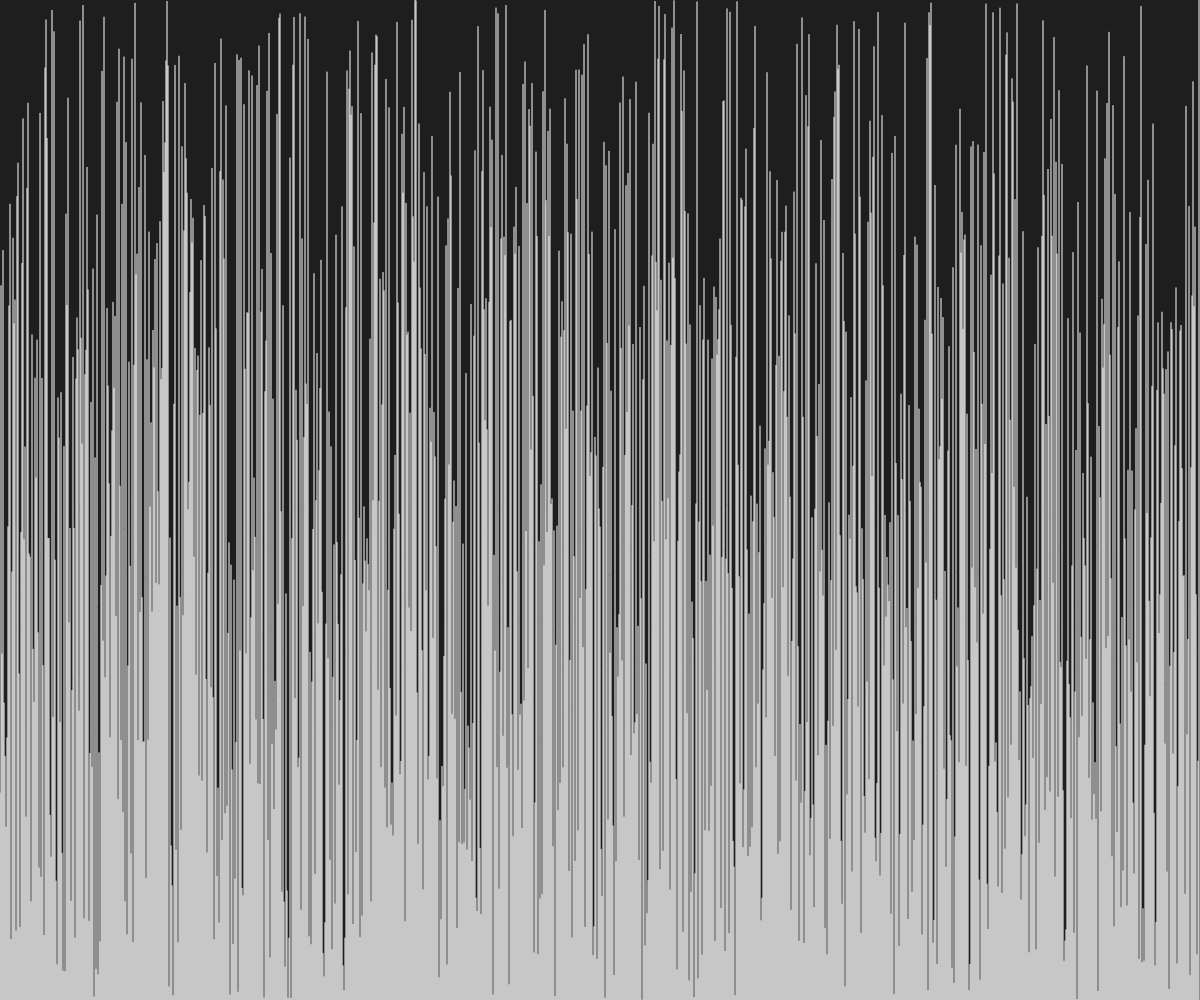
Frame 1 (no input)
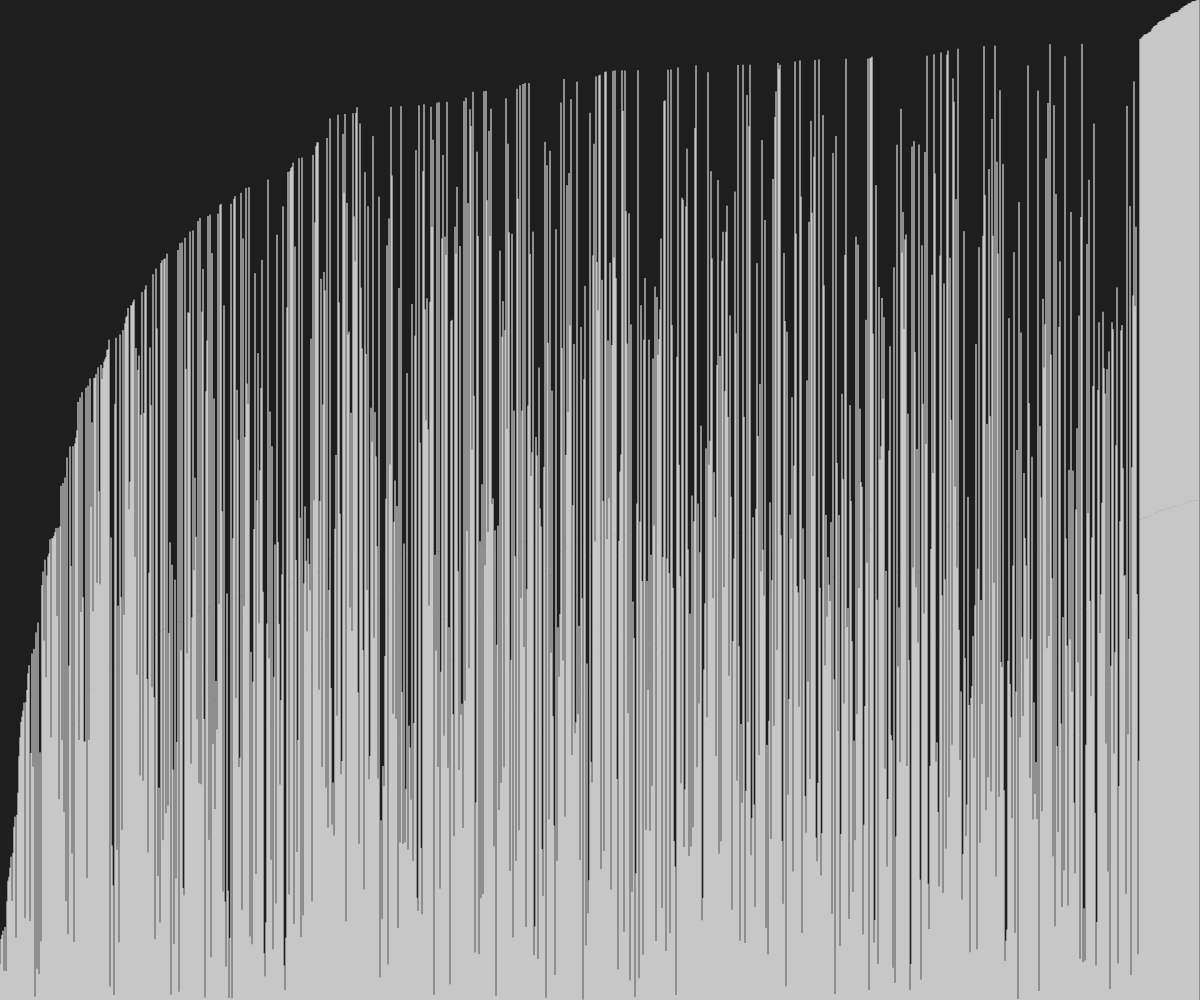
Frame 60 (no input)
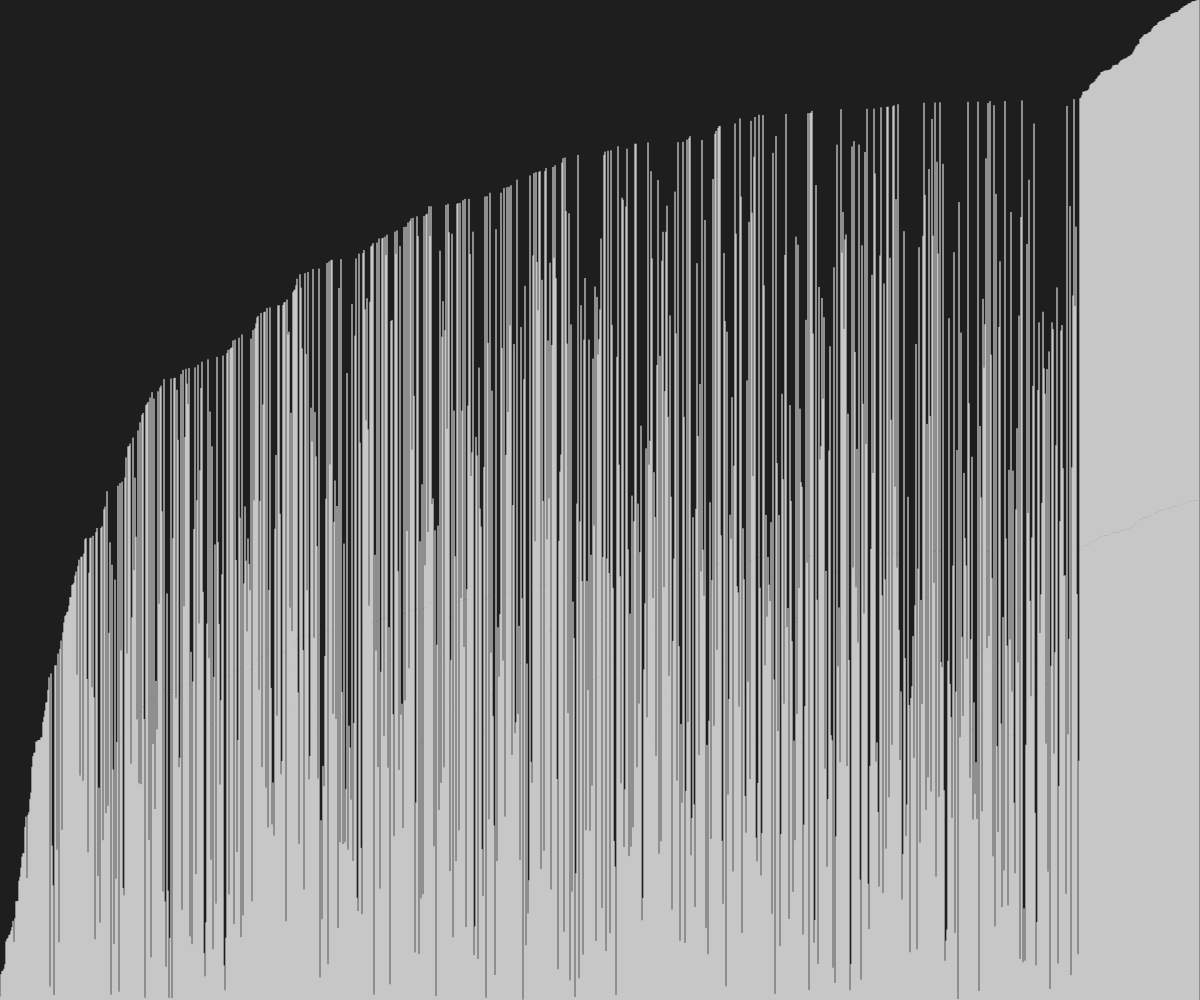
Frame 120 (the mouse pressed at the canvas centre since frame 60)

The p5.js sketch that drew these frames (run headless with seeded random() and noise() and a simulated clock; from frame 60 on, the mouse is pressed at the canvas centre):

// p5.js sketch
// ── sketch.js
let pillars = [];

let i = 0;
let j = 0;

function setup() 
{
  
  createCanvas(windowWidth, windowHeight);
  
  pillars = new Array(width);
  
  for (let i = 0; i < pillars.length; i++) 
    pillars[i] = random(height);
  

}

function draw() 
{
  
  background(30);

  sortPillars();

  for (let i = 0; i < pillars.length; i++) 
  {
    stroke(255);
    line(i, height, i, height - pillars[i]);
  }
  
}



function sortPillars()
{
  
    for (let i = 0; i < 1; i++) 
    {
      for (let i = 0; i < pillars.length; i++) 
      {
        if(pillars[i] > pillars[i+ 1])
        swap(pillars, i, i + 1);
      }
    }
  
  
  /*
   if (i < pillars.length) 
  {
    for (let j = 0; j < pillars.length - i - 1; j++) {
      let a = pillars[j];
      let b = pillars[j + 1];
      if (a > b) {
        swap(pillars, j, j + 1);
      }
    }
  } else {
    console.log("finished");
    noLoop();
  }
  i++; 
  
  */
}



function swap(arr, a, b) 
{
  let temp = arr[a];
  arr[a] = arr[b];
  arr[b] = temp;
}
